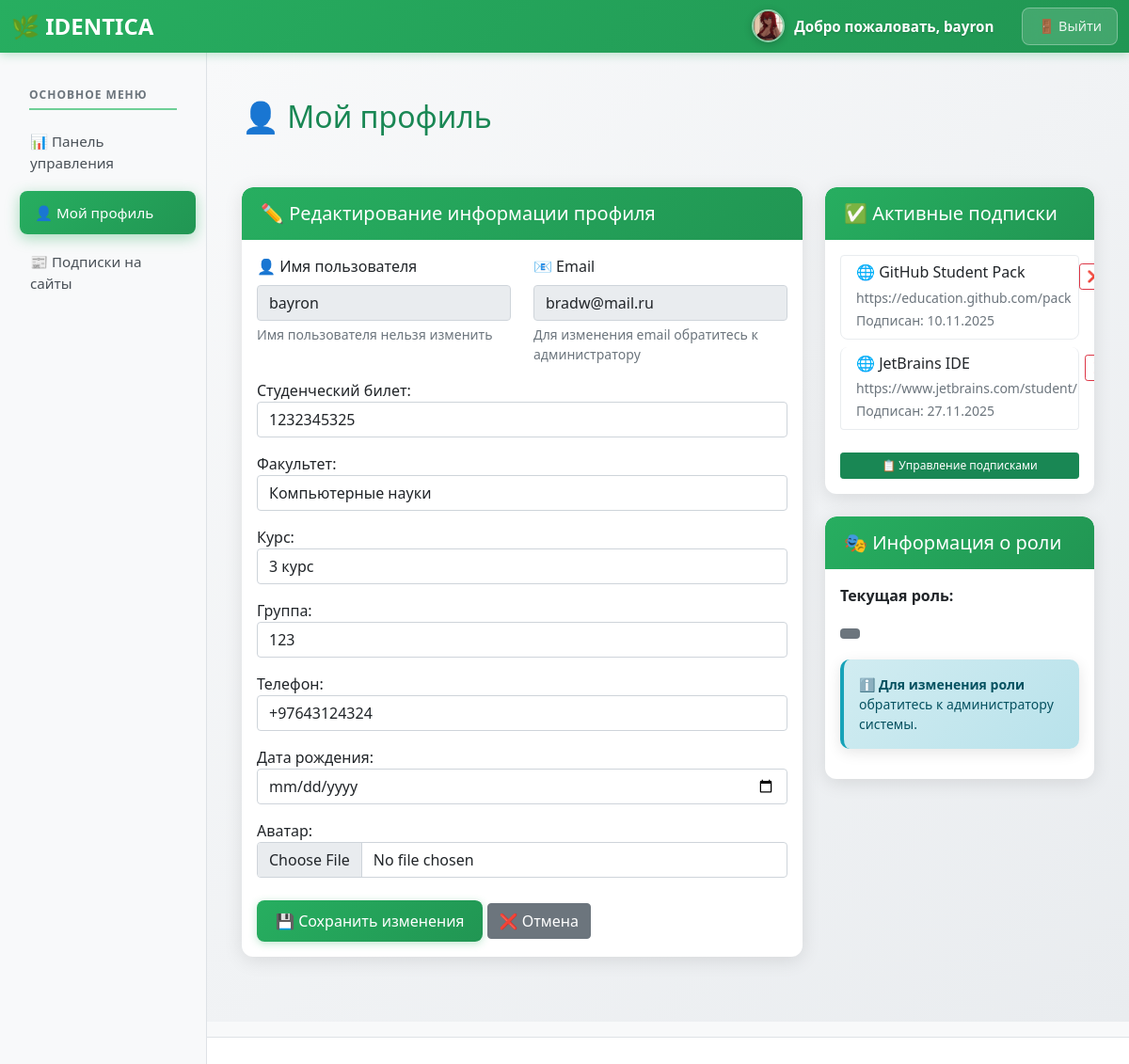
Page /profile/ (signed in) on the committed database.
### profiles/models.py (models this page shows, shortened)
class StudentProfile(models.Model):
    FACULTY_CHOICES = [
        ('computer_science', 'Компьютерные науки'),
        ('engineering', 'Инженерия'),
        ('business', 'Бизнес-администрирование'),
        ('arts', 'Искусство и гуманитарные науки'),
        ('science', 'Естественные науки'),
        ('medicine', 'Медицина'),
    ]
    user = models.OneToOneField(User, on_delete=models.CASCADE, verbose_name='Пользователь')
    student_id = models.CharField(max_length=20, unique=True, null=True, blank=True, verbose_name='Студенческий билет')
    faculty = models.CharField(max_length=50, choices=FACULTY_CHOICES, null=True, blank=True, verbose_name='Факультет')
    course = models.IntegerField(choices=[(i, f'{i} курс') for i in range(1, 7)], null=True, blank=True, verbose_name='Курс')
    group = models.CharField(max_length=10, null=True, blank=True, verbose_name='Группа')
    phone = models.CharField(max_length=15, blank=True, verbose_name='Телефон')
    birth_date = models.DateField(null=True, blank=True, verbose_name='Дата рождения')
    avatar = models.ImageField(upload_to='avatars/', null=True, blank=True, verbose_name='Аватар')
    is_monitor = models.BooleanField(default=False, verbose_name='Староста')
    class Meta:
        verbose_name = 'Профиль студента'
        verbose_name_plural = 'Профили студентов'

class Subscription(models.Model):
    student = models.ForeignKey(StudentProfile, on_delete=models.CASCADE, verbose_name='Студент')
    website = models.ForeignKey(Website, on_delete=models.CASCADE, verbose_name='Веб-сайт')
    subscribed_at = models.DateTimeField(auto_now_add=True, verbose_name='Дата подписки')
    is_active = models.BooleanField(default=True, verbose_name='Активна')
    class Meta:
        unique_together = ('student', 'website')
        verbose_name = 'Подписка'
        verbose_name_plural = 'Подписки'

class Website(models.Model):
    name = models.CharField(max_length=100, verbose_name='Название')
    url = models.URLField(verbose_name='URL адрес')
    description = models.TextField(blank=True, verbose_name='Описание')
    category = models.ForeignKey(WebsiteCategory, on_delete=models.CASCADE, verbose_name='Категория')
    is_active = models.BooleanField(default=True, verbose_name='Активен')
    class Meta:
        verbose_name = 'Веб-сайт'
        verbose_name_plural = 'Веб-сайты'

### profiles/views.py (the view)
# urls.py: path('profile/', views.profile_view, name='profile'),
@login_required
def profile_view(request):
    try:
        student_profile = StudentProfile.objects.get(user=request.user)
    except StudentProfile.DoesNotExist:
        student_profile = StudentProfile.objects.create(user=request.user)
    subscriptions = Subscription.objects.filter(
        student=student_profile,
        is_active=True
    ).select_related('website')
    if request.method == 'POST':
        form = StudentProfileForm(
            request.POST,
            request.FILES,
            instance=student_profile
        )
        if form.is_valid():
            form.save()
            messages.success(request, 'Профиль успешно обновлен!')
            return redirect('profile')
    else:
        form = StudentProfileForm(instance=student_profile)
    profile_complete = all([
        student_profile.student_id,
        student_profile.faculty,
        student_profile.course,
        student_profile.group
    ])
    return render(request, 'profiles/profile.html', {
        'profile': student_profile,
        'form': form,
        'subscriptions': subscriptions,
        'active_tab': 'profile',
        'profile_complete': profile_complete
    })

### profiles/ldap_backend.py (called while the page is built)
    def get_user(self, user_id):
        try:
            return User.objects.get(pk=user_id)
        except User.DoesNotExist:
            return None

### profiles/templates/profiles/profile.html (shortened to what this page needs)
{% extends 'profiles/base.html' %}
{% block content %}
<div class="row">
    <div class="col-12">
        <div class="d-flex justify-content-between align-items-center mb-4">
            <h2 class="text-success">👤 Мой профиль</h2>
        </div>
    </div>
</div>
<div class="row mt-4">
    <div class="col-md-8">
        <div class="card">
            <div class="card-header">
                <h5 class="mb-0">✏️ Редактирование информации профиля</h5>
            </div>
            <div class="card-body">
                <form method="post" enctype="multipart/form-data">
                    <div class="row">
                        <div class="col-md-6">
                            <div class="mb-3">
                                <label class="form-label">👤 Имя пользователя</label>
                                <input type="text" class="form-control" value="{{ user.username }}" readonly>
                                <div class="form-text">Имя пользователя нельзя изменить</div>
                            </div>
                        </div>
                        <div class="col-md-6">
                            <div class="mb-3">
                                <label class="form-label">📧 Email</label>
                                <input type="email" class="form-control" value="{{ user.email }}" readonly>
                                <div class="form-text">Для изменения email обратитесь к администратору</div>
                            </div>
                        </div>
                    </div>
                    {{ form.as_p }}
                    <div class="mt-4">
                        <button type="submit" class="btn btn-primary">💾 Сохранить изменения</button>
                        <a href="{% url 'dashboard' %}" class="btn btn-secondary">❌ Отмена</a>
                    </div>
                </form>
            </div>
        </div>
    </div>
    <div class="col-md-4">
        <div class="card">
            <div class="card-header">
                <h5 class="mb-0">✅ Активные подписки</h5>
            </div>
            <div class="card-body">
                {% if subscriptions %}
                    <div class="list-group">
                        {% for subscription in subscriptions %}
                            <div class="list-group-item">
                                <div class="d-flex justify-content-between align-items-start">
                                    <div>
                                        <h6 class="mb-1">🌐 {{ subscription.website.name }}</h6>
                                        <small class="text-muted">{{ subscription.website.url }}</small>
                                        <br>
                                        <small class="text-muted">
                                            Подписан: {{ subscription.subscribed_at|date:"d.m.Y" }}
                                        </small>
                                    </div>
                                    <form method="post" action="{% url 'cancel_subscription' subscription.id %}" class="ms-2">
                                        <button type="submit" class="btn btn-sm btn-outline-danger"
                                                onclick="return confirm('Вы уверены, что хотите отменить подписку на {{ subscription.website.name }}?')">
                                            ❌
                                        </button>
                                    </form>
                                </div>
                            </div>
                        {% endfor %}
                    </div>
                {% else %}
                    <p class="text-muted text-center py-3">📭 Нет активных подписок</p>
                {% endif %}
                <a href="{% url 'manage_subscriptions' %}" class="btn btn-success btn-sm mt-3 w-100">
                    📋 Управление подписками
                </a>
            </div>
        </div>
        <div class="card mt-4">
            <div class="card-header">
                <h5 class="mb-0">🎭 Информация о роли</h5>
            </div>
            <div class="card-body">
                <p><strong>Текущая роль:</strong></p>
                <span class="badge
                    {% if profile.role == 'monitor' %}bg-warning
                    {% elif profile.role == 'curator' %}bg-info
                    {% elif profile.role == 'teacher' %}bg-success
                    {% elif profile.role == 'admin' %}bg-danger
                    {% else %}bg-secondary{% endif %} fs-6">
                </span>
                {% if not user.is_staff %}
                <div class="alert alert-info mt-3 small">
                    <strong>ℹ️ Для изменения роли</strong> обратитесь к администратору системы.
                </div>
                {% endif %}
            </div>
        </div>
    </div>
</div>
{% endblock %}

### profiles/templates/profiles/base.html (shortened to what this page needs)
<!DOCTYPE html>
<html lang="ru">
<head>
    <link href="https://cdn.jsdelivr.net/npm/bootstrap@5.1.3/dist/css/bootstrap.min.css" rel="stylesheet">
</head>
<body class="{% if user.is_authenticated %}authenticated{% endif %} {% if active_tab == 'subscriptions' %}subscriptions-page{% endif %}">
    <nav class="navbar navbar-expand-lg navbar-dark identica-primary">
        <div class="container-fluid">
            <a class="navbar-brand" href="{% url 'home' %}">
                🌿 IDENTICA
            </a>
            <div class="collapse navbar-collapse" id="navbarContent">
                <div class="navbar-nav ms-auto d-flex align-items-center">
                    {% if user.is_authenticated %}
                        <div class="user-info">
                            {% if user.studentprofile.avatar %}
                                <img src="{{ user.studentprofile.avatar.url }}"
                                     alt="Аватар"
                                     class="user-avatar-nav">
                            {% else %}
                                <div class="user-avatar-default">
                                    👤
                                </div>
                            {% endif %}
                            <span class="welcome-text">
                                Добро пожаловать, <strong>{{ user.username }}</strong>
                            </span>
                        </div>
                        <form class="logout-form d-inline" action="{% url 'logout' %}" method="post">
                            <button type="submit" class="logout-btn">
                                🚪 Выйти
                            </button>
                        </form>
                    {% else %}
                        <a class="nav-link" href="{% url 'login' %}">🔑 Войти</a>
                    {% endif %}
                </div>
            </div>
        </div>
    </nav>
    {% if user.is_authenticated %}
    <div class="sidebar">
        <div class="p-3">
            <div class="section-title">ОСНОВНОЕ МЕНЮ</div>
            <ul class="nav nav-pills flex-column">
                <li class="nav-item">
                    <a class="nav-link {% if active_tab == 'dashboard' %}active{% endif %}"
                       href="{% url 'dashboard' %}">
                        📊 Панель управления
                    </a>
                </li>
                <li class="nav-item">
                    <a class="nav-link {% if active_tab == 'profile' %}active{% endif %}"
                       href="{% url 'profile' %}">
                        👤 Мой профиль
                    </a>
                </li>
                <li class="nav-item">
                    <a class="nav-link {% if active_tab == 'subscriptions' %}active{% endif %}"
                       href="{% url 'manage_subscriptions' %}">
                        📰 Подписки на сайты
                    </a>
                </li>
            </ul>
        </div>
    </div>
    {% endif %}
    <div class="main-content">
        <div class="container-fluid py-4">
            {% block content %}
            {% endblock %}
        </div>
    </div>
</body>
</html>
{% if user.is_authenticated %}
<div class="container-fluid bg-light py-2 border-bottom">
</div>
{% endif %}
<li class="nav-item">
</li>

### profiles/templates/profiles/base.html (style rules this page uses)
:root { --primary-color: #27ae60; --primary-dark: #219653; --primary-light: #6fcf97; --sidebar-width: 220px; --navbar-height: 56px; }
* { box-sizing: border-box; }
body { margin: 0; padding: 0; overflow-x: hidden; font-family: 'Segoe UI', system-ui, -apple-system, sans-serif; }
.navbar-brand { font-weight: bold; color: white !important; font-size: 1.5rem; }
.identica-primary { background: linear-gradient(135deg, var(--primary-color), var(--primary-dark)); box-shadow: 0 2px 10px rgba(39, 174, 96, 0.3); position: fixed; top: 0; left: 0; right: 0; z-index: 1030; height: var(--navbar-height); }
.sidebar { background-color: #f8f9fa; width: var(--sidebar-width); border-right: 1px solid #dee2e6; position: fixed; left: 0; top: var(--navbar-height); bottom: 0; overflow-y: auto; z-index: 1020; transition: all 0.3s ease; }
.main-content { margin-left: var(--sidebar-width); margin-top: var(--navbar-height); padding: 30px; min-height: calc(100vh - var(--navbar-height)); background: linear-gradient(135deg, #f8f9fa 0%, #e9ecef 100%); overflow-y: auto; }
.user-avatar-nav { width: 35px; height: 35px; border-radius: 50%; object-fit: cover; border: 2px solid rgba(255, 255, 255, 0.5); margin-right: 10px; box-shadow: 0 2px 8px rgba(0, 0, 0, 0.2); }
.user-info { display: flex; align-items: center; margin-right: 20px; }
.sidebar .nav-pills .nav-link { color: #495057; border-radius: 8px; margin-bottom: 6px; padding: 12px 16px; transition: all 0.3s ease; border: none; font-size: 0.95rem; font-weight: 500; }
.sidebar .nav-pills .nav-link.active { background: linear-gradient(135deg, var(--primary-color), var(--primary-dark)); color: white; box-shadow: 0 4px 15px rgba(39, 174, 96, 0.4); transform: translateX(5px); }
.sidebar .section-title { font-size: 0.75rem; font-weight: 700; text-transform: uppercase; letter-spacing: 1px; color: #6c757d; margin: 20px 15px 10px 15px; padding-bottom: 5px; border-bottom: 2px solid var(--primary-light); }
.navbar-nav.ms-auto { display: flex; align-items: center; justify-content: flex-end; flex-wrap: nowrap; gap: 10px; }
.logout-btn { background: rgba(255, 255, 255, 0.15); border: 1px solid rgba(255, 255, 255, 0.3); color: rgba(255,255,255,.9); padding: 8px 16px; border-radius: 8px; transition: all 0.3s ease; white-space: nowrap; text-decoration: none; font-size: 0.9rem; font-weight: 500; backdrop-filter: blur(10px); }
.btn-primary { background: linear-gradient(135deg, var(--primary-color), var(--primary-dark)); border: none; border-radius: 8px; padding: 10px 20px; transition: all 0.3s ease; font-weight: 500; box-shadow: 0 2px 8px rgba(39, 174, 96, 0.3); }
.welcome-text { color: white; font-weight: 600; white-space: nowrap; font-size: 0.95rem; text-shadow: 0 1px 2px rgba(0, 0, 0, 0.2); }
.card { border: none; border-radius: 12px; box-shadow: 0 4px 20px rgba(0, 0, 0, 0.1); transition: all 0.3s ease; margin-bottom: 20px; overflow: hidden; }
.card-header { background: linear-gradient(135deg, var(--primary-color), var(--primary-dark)); color: white; border-radius: 12px 12px 0 0 !important; border: none; padding: 16px 20px; font-size: 1rem; font-weight: 600; }
.main-content .container-fluid { max-width: 1400px; margin: 0 auto; }
@media (max-width: 1200px) { .main-content { padding: 25px; } }
.alert { border: none; border-radius: 10px; box-shadow: 0 4px 15px rgba(0, 0, 0, 0.1); border-left: 4px solid; }
.alert-info { background: linear-gradient(135deg, #d1ecf1, #b8e2eb); border-left-color: #17a2b8; }

### profiles/templates/profiles/profile.html (style rules this page uses)
.list-group-item { border: 1px solid #e9ecef; border-radius: 8px; margin-bottom: 8px; }
.btn-sm { padding: 4px 8px; font-size: 12px; }

### rows in the picture
StudentProfile: student_id "1232345325", faculty "Компьютерные науки", course "3 курс", group "123", phone "+97643124324"
Subscription: website.name "GitHub Student Pack", website "https://education.github.com/pack", subscribed_at "10.11.2025"
Subscription: website.name "JetBrains IDE", website "https://www.jetbrains.com/student/", subscribed_at "27.11.2025"

### other values in the picture
{{ user.username }} "bayron"
